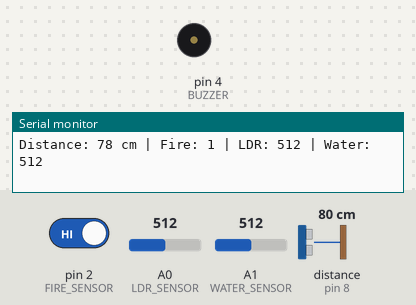
Simulated run of this sketch. Board: Arduino Uno, built with avr-gcc and run on an emulated ATmega328P. On the bench: buzzer (waves = sounding, pin HIGH), the last lines printed to the serial monitor. Wiring (inferred from the names in the program): ultrasonic range finder: trigger pin 9; echo pin 8. The inputs (shaded band) are chosen by the test bench; at power-on: A1 (WATER_SENSOR) = 512, distance to the obstacle (sensor on pin 8) 80 cm, A0 (LDR_SENSOR) = 512, pin 2 (FIRE_SENSOR) HIGH. The echo pulse lasts 58.3 µs per cm; pins used as bus, display or sensor lines are not drawn.

Above: at 1.3 s.
1.4 s: A1 (WATER_SENSOR) set to 409
4.4 s: A1 (WATER_SENSOR) set to 385
At 5.5 s:
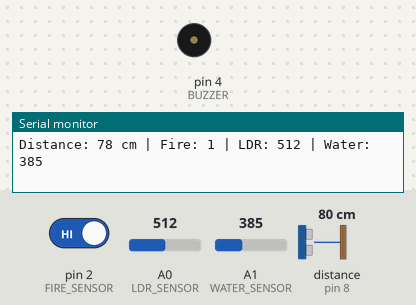
5.9 s: distance to the obstacle (sensor on pin 8) set to 35 cm
8.9 s: distance to the obstacle (sensor on pin 8) set to 29 cm
At 9.04 s:
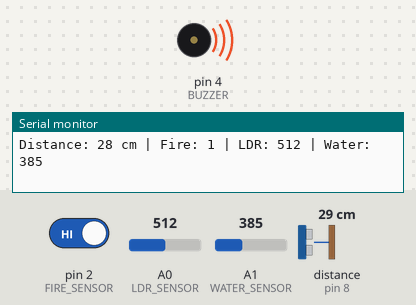
11.9 s: A0 (LDR_SENSOR) set to 108
14.9 s: A0 (LDR_SENSOR) set to 89
Timing chart, 0 to 18.9 s (numbered marks = the images above; inputs shaded):
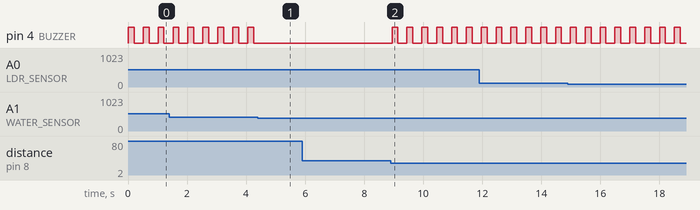

The sketch:

blind_stick_using_flame_ldr_water_level.ino
```cpp
// Blind Stick using Ultrasonic, Fire Sensor, LDR, Water Sensor and Buzzer

// Ultrasonic Sensor Pins
#define TRIG_PIN 9
#define ECHO_PIN 8

// Sensor Pins
#define FIRE_SENSOR 2       // Digital pin
#define LDR_SENSOR A0       // Analog pin
#define WATER_SENSOR A1     // Analog pin

// Buzzer Pin
#define BUZZER 4

// Threshold values
int objectDistance = 30;    // cm, buzzer ON if object is closer than 50 cm
int ldrThreshold = 400;     // adjust after testing
int waterThreshold = 400;   // adjust after testing

void setup() {
  Serial.begin(9600);

  pinMode(TRIG_PIN, OUTPUT);
  pinMode(ECHO_PIN, INPUT);

  pinMode(FIRE_SENSOR, INPUT);
  pinMode(BUZZER, OUTPUT);

  digitalWrite(BUZZER, LOW);
}

void loop() {
  long distance = getDistance();

  int fireValue = digitalRead(FIRE_SENSOR);
  int ldrValue = analogRead(LDR_SENSOR);
  int waterValue = analogRead(WATER_SENSOR);

  Serial.print("Distance: ");
  Serial.print(distance);
  Serial.print(" cm | Fire: ");
  Serial.print(fireValue);
  Serial.print(" | LDR: ");
  Serial.print(ldrValue);
  Serial.print(" | Water: ");
  Serial.println(waterValue);

  bool objectDetected = distance > 0 && distance <= objectDistance;

  // Most fire sensor modules give LOW when fire is detected
  bool fireDetected = fireValue == LOW;

  // LDR value depends on module/wiring.
  // Usually lower value means darkness in voltage divider circuit.
  bool darknessDetected = ldrValue < ldrThreshold;

  bool waterDetected = waterValue > waterThreshold;

  if (objectDetected || fireDetected || darknessDetected || waterDetected) {
    digitalWrite(BUZZER, HIGH);
    delay(200);
    digitalWrite(BUZZER, LOW);
    delay(200);
  } else {
    digitalWrite(BUZZER, LOW);
  }

  delay(100);
}

long getDistance() {
  digitalWrite(TRIG_PIN, LOW);
  delayMicroseconds(2);

  digitalWrite(TRIG_PIN, HIGH);
  delayMicroseconds(10);
  digitalWrite(TRIG_PIN, LOW);

  long duration = pulseIn(ECHO_PIN, HIGH, 30000);

  if (duration == 0) {
    return -1;
  }

  long distance = duration * 0.034 / 2;
  return distance;
}
```

Measured:
- the behaviour switches between 401 and 400 on A1 (WATER_SENSOR) (found by bisection; images 0 and 1)
- the behaviour switches between 32 and 31 cm on distance to the obstacle (sensor on pin 8) (found by bisection; images 1 and 2)
- after the input at 4.4 s, pin 4 (BUZZER): stops changing and stays LOW
- after the input at 8.9 s, pin 4 (BUZZER): alternates HIGH for 0.20 s and LOW for 0.30 s, starting at once
- by itself, pin 4 (BUZZER): alternates HIGH for 0.20 s and LOW for 0.31 s
